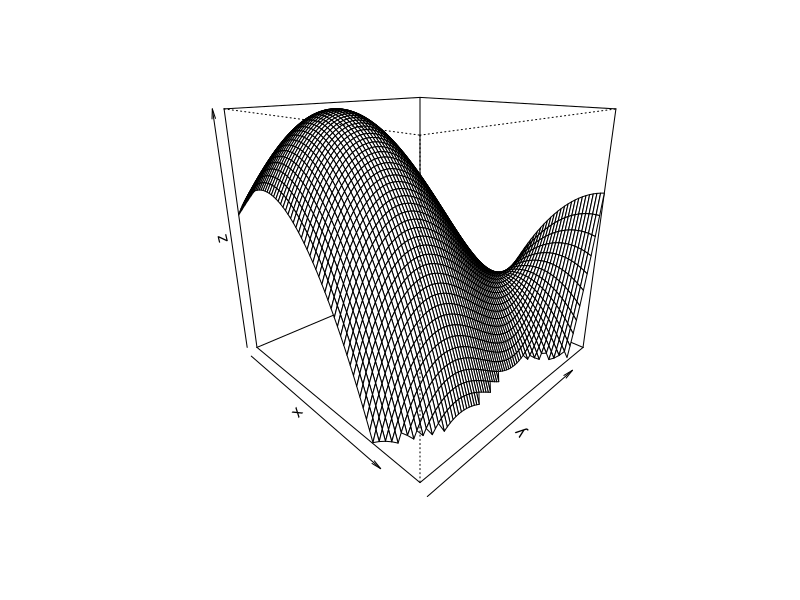
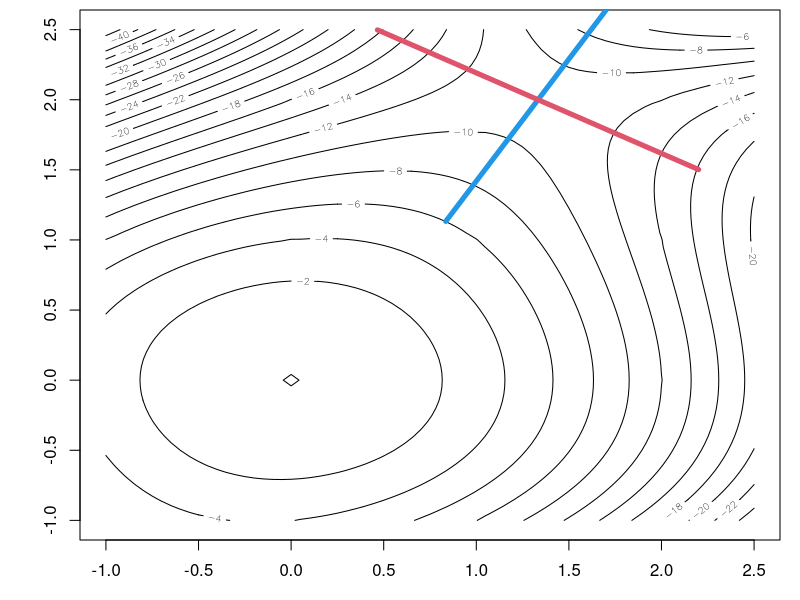

Write R code to recreate these figures, in order. (Note: this script raises an error after producing the figures.)
################################
### Computational Statistics ###
### Code from math-lecture 1 ###
################################

### Analytic optimization    ###
g <- function(x1, x2){
  -3*x1^2 - 4*x2^2 + x1*x2^3
}
# symbolic partial derivatives
D(expression(-3*x1^2 - 4*x2^2 + x1*x2^3), "x1")
D(expression(-3*x1^2 - 4*x2^2 + x1*x2^3), "x2")

# prepare contour/3d-plot
x1grid <- -20:50/20
x2grid <- -20:50/20
dx1 <- length(x1grid)
dx2 <- length(x2grid)
dx <- dx1*dx2

gx <- matrix(rep(NA, dx), nrow=dx1)
for (i in 1:dx1)
for (j in 1:dx2)
{
  x <- x1grid[i]
  y <- x2grid[j]
  gx[i, j] <- g(x, y)
}
mgx <- matrix(gx, nrow=dx1, ncol=dx2)

# 3d plot
mgxcut <- mgx/(mgx > -15)   # set values below -15 to -Inf to avoid them in the plot
persp(x1grid, x2grid, mgxcut, xlab="x", ylab="y", zlab="z", theta=45, phi=20, zlim=c(-15, 0))

dev.new(width=6, height=6, unit="cm")
par(oma=c(1, 1, 0, 1), mar=c(2, 3, 0.5, 0))
contour(x1grid, x2grid, mgx, nlevels=20)

H <- function(x){
  matrix(c(-6, 3*x[2]^2, 3*x[2]^2, -8+6*x[1]*x[2]), ncol=2)
}

cand1  <- c(0, 0)
ecand1 <- eigen(H(cand1))
ecand1
cand2  <- c(4/3, 2)
ecand2 <- eigen(H(cand2))
ecand2

# draw eigenvectors in contour plot
line1 <- rbind(cand2 - ecand2$vectors[, 1], cand2 + ecand2$vectors[, 1])
line2 <- rbind(cand2 - ecand2$vectors[, 2], cand2 + ecand2$vectors[, 2])
lines(line1, lwd=5, col=4)
lines(line2, lwd=5, col=2)


### Basic matrix algebra     ###
X <- matrix(c(1, 2,
              1, 5,
              1, 8), ncol=2, byrow=TRUE)

V    <- t(X) %*% X
Vinv <- solve(V)
Vinv
Vinv %*% V

A <- matrix(c(1, 0, 0, 0), ncol=2)
solve(A)

# Example how the LS estimator can be coded
y    <- c(2, 2, 4)
beta <- solve(t(X) %*% X) %*% t(X) %*% y
beta <- solve(crossprod(X)) %*% t(X) %*% y
beta <- solve(crossprod(X), t(X) %*% y)

# investigate running time for 10^5 LS-calculations
stime <- proc.time()
for (i in 1:1e5) beta <- solve(t(X) %*% X) %*% t(X) %*% y
proc.time()-stime

stime <- proc.time()
for (i in 1:1e5) beta <- solve(crossprod(X)) %*% t(X) %*% y
proc.time()-stime

stime <- proc.time()
for (i in 1:1e5) beta <- solve(crossprod(X), t(X) %*% y)
proc.time()-stime
# around 40% saving in running time


### About determinants       ###
# density of multivariate normal distribution
f <- function(x, mu, Sigma){
  p <- length(mu)
  1/(2*pi^p*det(Sigma)) * exp(-1/2 * t(x-mu) %*% solve(Sigma) %*% (x-mu))
}
f(c(0, 0), c(0, 0), diag(2))   # Sigma = identity matrix I = diag(2)

# det(solve(A))=1/det(A), the latter is faster to compute
set.seed(2021)
size <- 5
rep <- 100000
A <- matrix(rnorm(size^2), ncol=size)
det(solve(A))
#[1] -0.5090438
1/det(A)
#[1] -0.5090438

stime <- proc.time()
for (i in 1:rep){
  s <- det(solve(A))
}
proc.time() - stime
#user system elapsed
#5.00 0.06 5.06

stime <- proc.time()
for (i in 1:rep){
  s <- 1/det(A)
}
proc.time() - stime
#user system elapsed
#1.52 0.03 1.55

